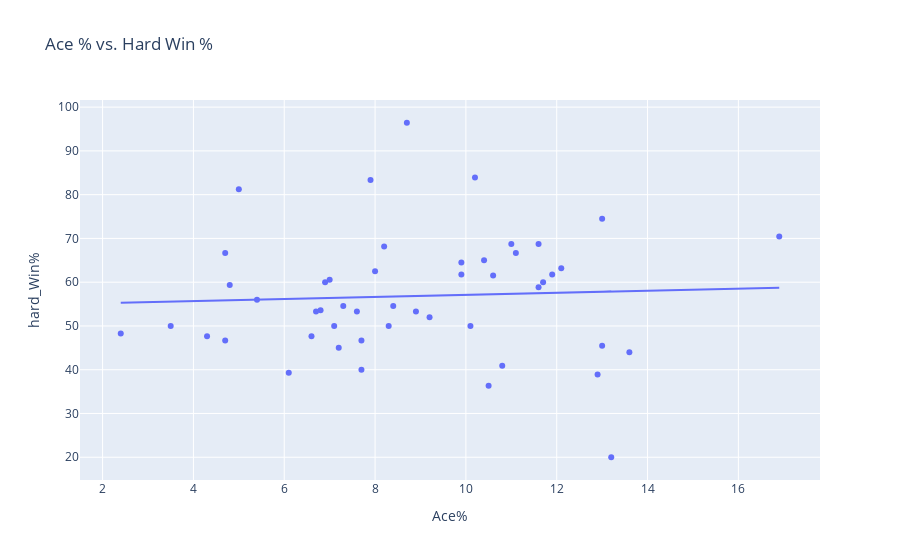

The code cell stored with this chart in its notebook:
### Code cell
fig = px.scatter(hardserve, x = "Ace%", y = "hard_Win%", hover_name = "name",
                 title = "Ace % vs. Hard Win %")
coefficients = np.polyfit(hardserve['Ace%'], hardserve['hard_Win%'], 1)
line_of_best_fit = np.polyval(coefficients, hardserve['Ace%'])
fig.add_trace(px.line(x=hardserve['Ace%'], y=line_of_best_fit).data[0])


fig.show()

### Figure 1 — Plotly figure (JSON) as saved in the notebook; plotly's stock layout.template omitted (floating-point values rounded to 4 significant figures)
{"data": [{"hovertemplate": "<b>%{hovertext}</b><br><br>Ace%=%{x}<br>hard_Win%=%{y}<extra></extra>", "hovertext": ["Novak Djokovic", "Daniil Medvedev", "Jannik Sinner", "Carlos Alcaraz", "Taylor Fritz", "Hubert Hurkacz", "Sebastian Korda", "Stefanos Tsitsipas", "Tommy Paul", "Alex De Minaur", "Frances Tiafoe", "Andrey Rublev", "Karen Khachanov", "Nicolas Jarry", "Ugo Humbert", "Ben Shelton", "Grigor Dimitrov", "Alexander Zverev", "Adrian Mannarino", "Mackenzie Mcdonald", "Tallon Griekspoor", "Alejandro Davidovich Fokina", "Felix Auger Aliassime", "Andy Murray", "Jiri Lehecka", "Laslo Djere", "Cameron Norrie", "Arthur Fils", "Holger Rune", "Matteo Arnaldi", "Aslan Karatsev", "Borna Coric", "Casper Ruud", "Sebastian Baez", "Sebastian Ofner", "Yoshihito Nishioka", "Francisco Cerundolo", "Lorenzo Musetti", "Dusan Lajovic", "Lorenzo Sonego", "Alexei Popyrin", "Roman Safiullin", "Christopher Eubanks", "Aleksandar Vukic", "Tomas Martin Etcheverry", "Daniel Evans", "Max Purcell", "Jan Lennard Struff", "Alexander Bublik"], "legendgroup": "", "marker": {"color": "#636efa", "symbol": "circle"}, "mode": "markers", "name": "", "orientation": "v", "showlegend": false, "type": "scatter", "x": [8.7, 10.2, 7.9, 5, 13, 16.9, 11, 11.6, 8.2, 4.7, 11.1, 10.4, 9.9, 12.1, 8, 11.9, 9.9, 10.6, 7, 6.9, 11.7, 4.8, 11.6, 5.4, 7.3, 8.4, 6.8, 8.9, 7.6, 6.7, 9.2, 7.1, 8.3, 3.5, 10.1, 2.4, 4.3, 6.6, 4.7, 7.7, 13, 7.2, 13.6, 10.8, 7.7, 6.1, 12.9, 10.5, 13.2], "xaxis": "x", "y": [96.43, 83.93, 83.33, 81.25, 74.51, 70.45, 68.75, 68.75, 68.18, 66.67, 66.67, 65, 64.52, 63.16, 62.5, 61.76, 61.76, 61.54, 60.53, 60, 60, 59.38, 58.82, 56, 54.55, 54.55, 53.57, 53.33, 53.33, 53.33, 52, 50, 50, 50, 50, 48.28, 47.62, 47.62, 46.67, 46.67, 45.45, 45, 44, 40.91, 40, 39.29, 38.89, 36.36, 20], "yaxis": "y"}, {"hovertemplate": "x=%{x}<br>y=%{y}<extra></extra>", "legendgroup": "", "line": {"color": "#636efa", "dash": "solid"}, "marker": {"symbol": "circle"}, "mode": "lines", "name": "", "orientation": "v", "showlegend": false, "type": "scatter", "x": [8.7, 10.2, 7.9, 5, 13, 16.9, 11, 11.6, 8.2, 4.7, 11.1, 10.4, 9.9, 12.1, 8, 11.9, 9.9, 10.6, 7, 6.9, 11.7, 4.8, 11.6, 5.4, 7.3, 8.4, 6.8, 8.9, 7.6, 6.7, 9.2, 7.1, 8.3, 3.5, 10.1, 2.4, 4.3, 6.6, 4.7, 7.7, 13, 7.2, 13.6, 10.8, 7.7, 6.1, 12.9, 10.5, 13.2], "xaxis": "x", "y": [56.81, 57.16, 56.62, 55.94, 57.82, 58.74, 57.35, 57.49, 56.69, 55.87, 57.38, 57.21, 57.09, 57.61, 56.65, 57.56, 57.09, 57.26, 56.41, 56.39, 57.52, 55.89, 57.49, 56.03, 56.48, 56.74, 56.36, 56.86, 56.55, 56.34, 56.93, 56.43, 56.72, 55.58, 57.14, 55.33, 55.77, 56.32, 55.87, 56.57, 57.82, 56.46, 57.97, 57.31, 56.57, 56.2, 57.8, 57.23, 57.87], "yaxis": "y"}], "layout": {"legend": {"tracegroupgap": 0}, "title": {"text": "Ace % vs. Hard Win %"}, "xaxis": {"anchor": "y", "domain": [0, 1], "title": {"text": "Ace%"}}, "yaxis": {"anchor": "x", "domain": [0, 1], "title": {"text": "hard_Win%"}}}}
